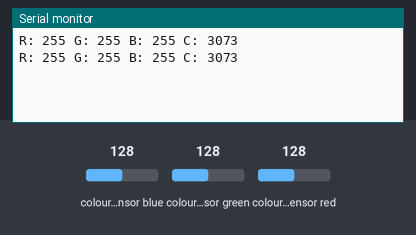
Simulated run of this sketch. Board: Arduino Uno, built with avr-gcc and run on an emulated ATmega328P. Parts: the last lines printed to the serial monitor. Inputs (shaded band) come from the test bench; at power-on: colour sensor blue 128, colour sensor green 128, colour sensor red 128.

Above: at 2.9 s.
3.0 s: colour sensor blue set to 5
At 4.9 s:
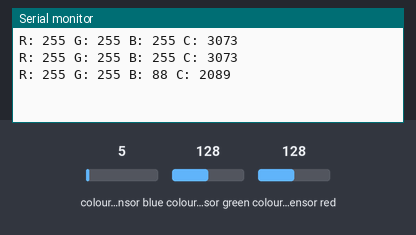
5.8 s: colour sensor green set to 5
At 7.1 s:
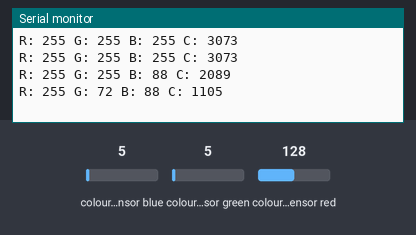
8.6 s: colour sensor red set to 5
At 11.5 s:
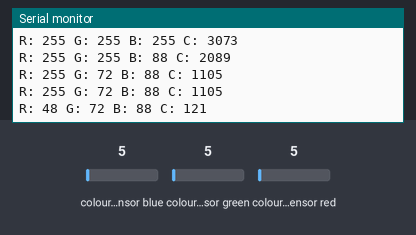
Timing chart, 0 to 13.0 s (numbered marks = the images above; inputs shaded):
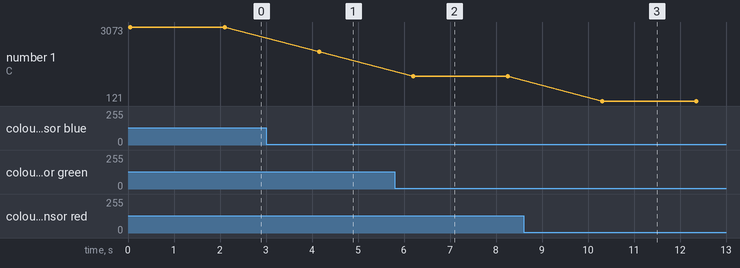

The sketch:

colorsensorcaliberation.ino
```cpp
#include <Wire.h>
#include "Adafruit_TCS34725.h"

Adafruit_TCS34725 tcs = Adafruit_TCS34725(TCS34725_INTEGRATIONTIME_50MS, TCS34725_GAIN_4X);
float calibR = 1.0;
float calibG = 1.0;
float calibB = 1.0;

void setup() {
  Serial.begin(9600);
  calibrateSensor();
}

void loop() {
  uint16_t r, g, b, c;

  tcs.getRawData(&r, &g, &b, &c);
  r *= calibR;
  g *= calibG;
  b *= calibB;
  r = constrain(r, 0, 255);
  g = constrain(g, 0, 255);
  b = constrain(b, 0, 255);

  Serial.print("R: "); Serial.print(r, DEC); Serial.print(" ");
  Serial.print("G: "); Serial.print(g, DEC); Serial.print(" ");
  Serial.print("B: "); Serial.print(b, DEC); Serial.print(" ");
  Serial.print("C: "); Serial.print(c, DEC); Serial.print(" ");
  Serial.println(" ");

  delay(2000);
}

void calibrateSensor() {
  calibR = 1.2;
  calibG = 1.8;
  calibB = 2.2;
}
```

Measured:
- after the input at 3.0 s, the serial monitor: prints a new line after 1.2 s (image 1)
- after the input at 5.8 s, the serial monitor: prints a new line after 0.40 s (image 2)
- after the input at 8.6 s, the serial monitor: prints a new line after 1.7 s (image 3)
- plotted number 1: 3073 → 2089 after the input at 3.0 s, 2089 → 1105 after the input at 5.8 s, 1105 → 121 after the input at 8.6 s
